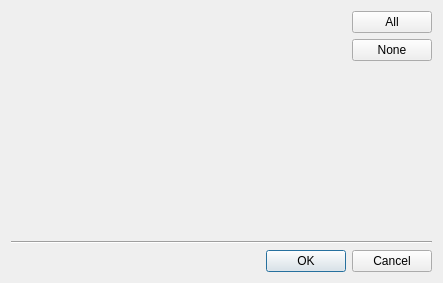
<?xml version="1.0" encoding="UTF-8"?>
<ui version="4.0">
 <class>flyout_Dialog</class>
 <widget class="QDialog" name="flyout_Dialog">
  <property name="windowModality">
   <enum>Qt::WindowModal</enum>
  </property>
  <property name="geometry">
   <rect>
    <x>0</x>
    <y>0</y>
    <width>443</width>
    <height>283</height>
   </rect>
  </property>
  <property name="windowTitle">
   <string>Select Flyout Report Sections</string>
  </property>
  <layout class="QVBoxLayout" name="verticalLayout_2">
   <item>
    <layout class="QHBoxLayout" name="horizontalLayout">
     <item>
      <layout class="QGridLayout" name="flyout_gridLayout"/>
     </item>
     <item>
      <spacer name="horizontalSpacer">
       <property name="orientation">
        <enum>Qt::Horizontal</enum>
       </property>
       <property name="sizeHint" stdset="0">
        <size>
         <width>40</width>
         <height>20</height>
        </size>
       </property>
      </spacer>
     </item>
     <item>
      <layout class="QVBoxLayout" name="verticalLayout">
       <item>
        <widget class="QPushButton" name="all_pushButton">
         <property name="text">
          <string>All</string>
         </property>
        </widget>
       </item>
       <item>
        <widget class="QPushButton" name="none_pushButton">
         <property name="text">
          <string>None</string>
         </property>
        </widget>
       </item>
       <item>
        <spacer name="verticalSpacer">
         <property name="orientation">
          <enum>Qt::Vertical</enum>
         </property>
         <property name="sizeHint" stdset="0">
          <size>
           <width>20</width>
           <height>40</height>
          </size>
         </property>
        </spacer>
       </item>
      </layout>
     </item>
    </layout>
   </item>
   <item>
    <widget class="Line" name="line">
     <property name="orientation">
      <enum>Qt::Horizontal</enum>
     </property>
    </widget>
   </item>
   <item>
    <widget class="QDialogButtonBox" name="buttonBox">
     <property name="orientation">
      <enum>Qt::Horizontal</enum>
     </property>
     <property name="standardButtons">
      <set>QDialogButtonBox::Cancel|QDialogButtonBox::Ok</set>
     </property>
    </widget>
   </item>
  </layout>
 </widget>
 <resources/>
 <connections>
  <connection>
   <sender>buttonBox</sender>
   <signal>accepted()</signal>
   <receiver>flyout_Dialog</receiver>
   <slot>accept()</slot>
   <hints>
    <hint type="sourcelabel">
     <x>248</x>
     <y>254</y>
    </hint>
    <hint type="destinationlabel">
     <x>157</x>
     <y>274</y>
    </hint>
   </hints>
  </connection>
  <connection>
   <sender>buttonBox</sender>
   <signal>rejected()</signal>
   <receiver>flyout_Dialog</receiver>
   <slot>reject()</slot>
   <hints>
    <hint type="sourcelabel">
     <x>316</x>
     <y>260</y>
    </hint>
    <hint type="destinationlabel">
     <x>286</x>
     <y>274</y>
    </hint>
   </hints>
  </connection>
 </connections>
</ui>
